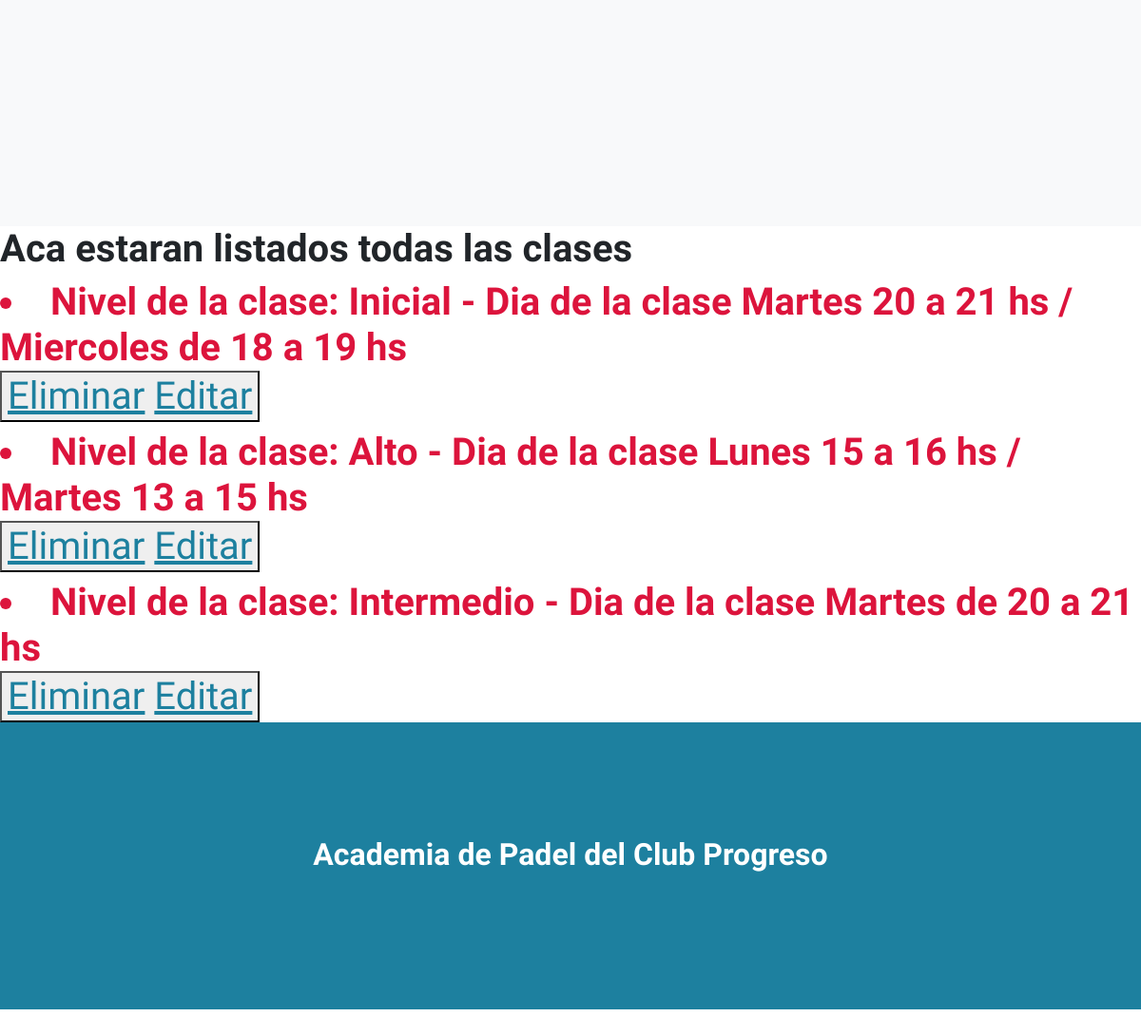
Before: /leerClases (lower part) with the older database file.
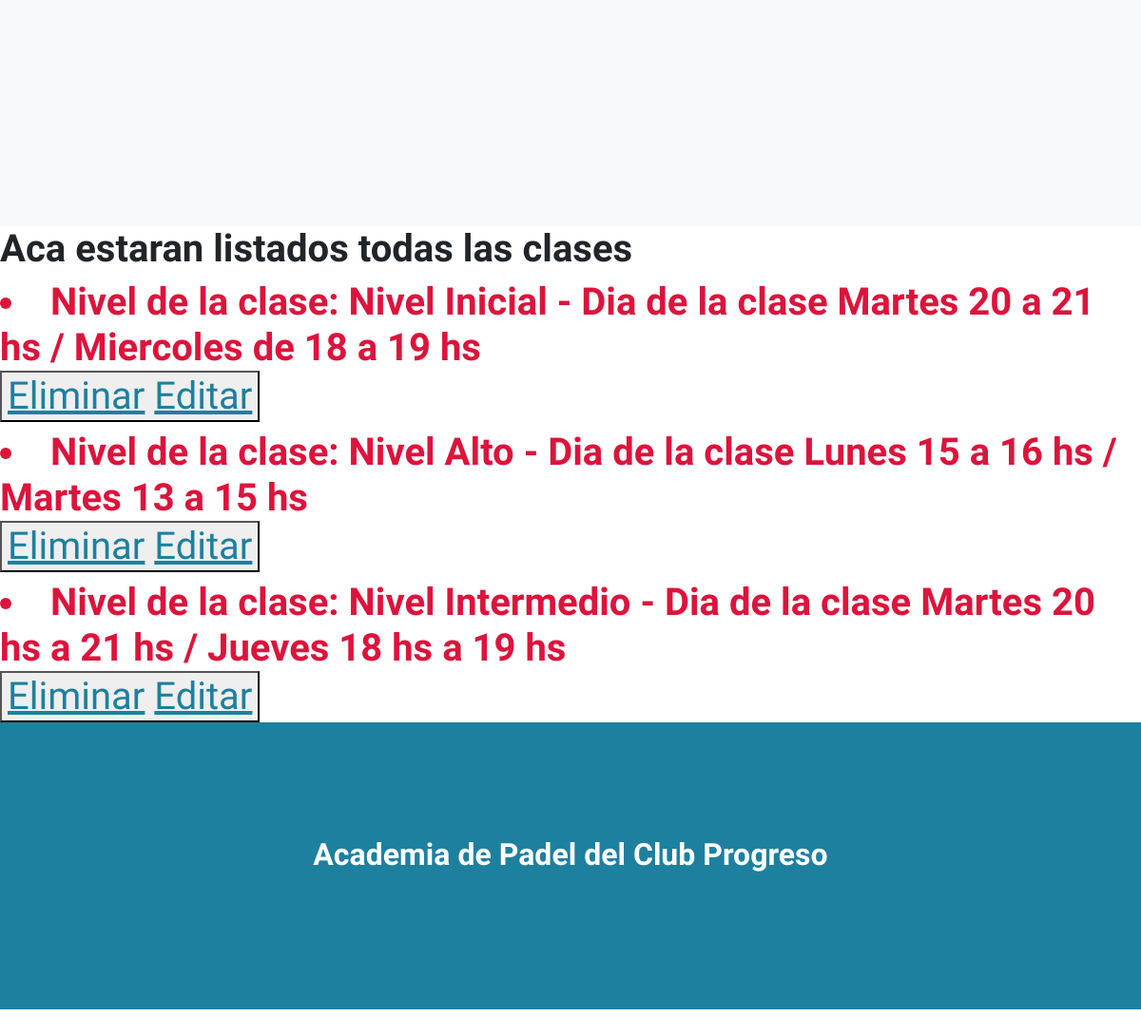
After: the same page with the newer database file.
### appmwr/models.py (models this page shows)
class Clase(models.Model):
    nivel=models.CharField(max_length=50)
    dias=models.CharField(max_length=50)
    def __str__(self) -> str:
        return f"Nivel de la clase: {self.nivel} - Dia de la clase {self.dias}"

### appmwr/views.py (the view)
# urls.py: path('leerClases', leerClases, name= "LeerClases"),
def leerClases(request):
    clases=Clase.objects.all()
    return render(request, "appmwr/leerclases.html", {"clases":clases})

### appmwr/templates/appmwr/leerClases.html (shortened to what this page needs)
{% extends "appmwr/base.html" %}
{% block contenidoQueCambia%}
<h1> Aca estaran listados todas las clases</h1>
<h1 style="color:crimson; font-size: 40px;"{% for p in clases %} <h1 style="color:crimson; font-size: 40px;" </h1>
    <li> {{p}}</li>
    <button>
    <a href="{% url 'EliminarClases' p.nivel%}">Eliminar</a>
    <a href="{% url 'EditarClases' p.nivel%}">Editar</a>
    </button>
    {% endfor %}
    {% endblock%}

Changed rows visible on the page:
removed Clase: nivel+dias "Nivel de la clase: Intermedio - Dia de la clase Martes de 20 a 21 hs"
changed Clase: nivel+dias "Nivel de la clase: Inicial - Dia de la clase Martes 20 a 21 hs / Miercoles de 18 a 19 hs" → "Nivel de la clase: Nivel Inicial - Dia de la clase Martes 20 a 21 hs / Miercoles de 18 a 19 hs"
changed Clase: nivel+dias "Nivel de la clase: Alto - Dia de la clase Lunes 15 a 16 hs / Martes 13 a 15 hs" → "Nivel de la clase: Nivel Alto - Dia de la clase Lunes 15 a 16 hs / Martes 13 a 15 hs"
added Clase: nivel+dias "Nivel de la clase: Nivel Intermedio - Dia de la clase Martes 20 hs a 21 hs / Jueves 18 hs a 19 hs"
